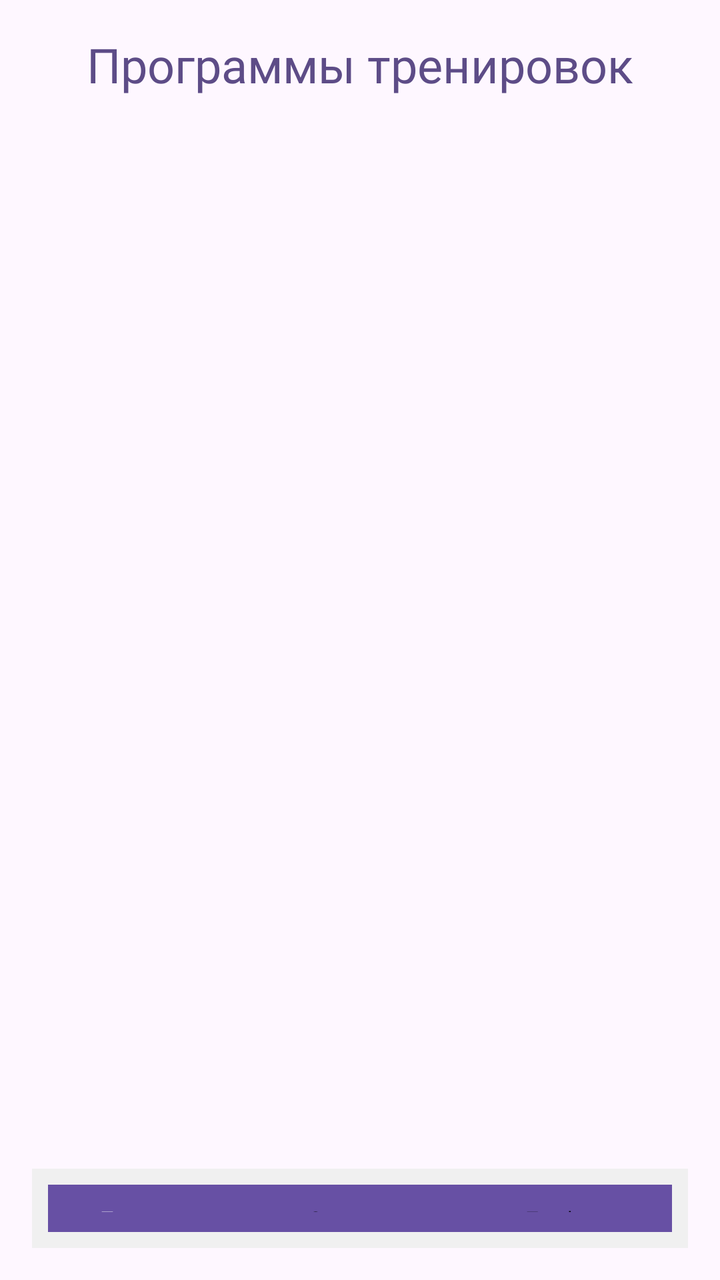
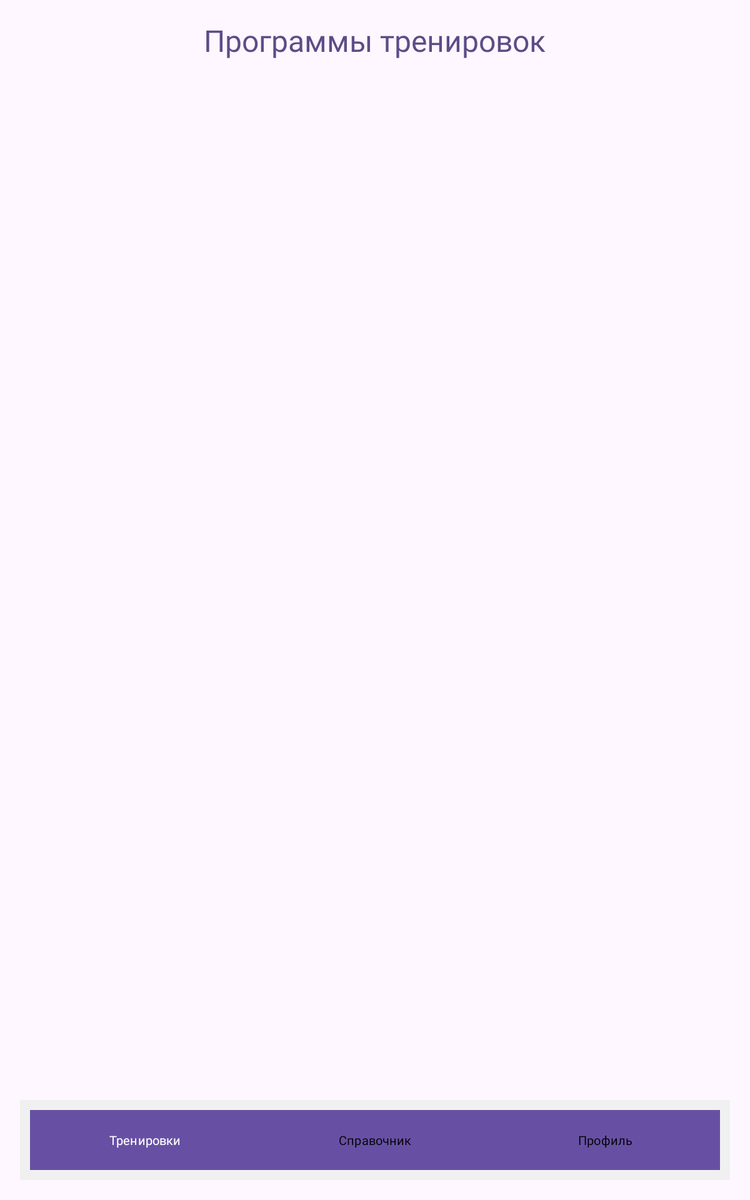

First picture: res/layout/ on a phone held upright. Second picture: the repository's own variant of that layout, on a device whose configuration matches the variant's folder. Source for both follows.
<!-- AndroidManifest.xml: application theme Theme.My_Personal_Trainer -->
<!-- res/layout/activity_training_programs.xml -->
<?xml version="1.0" encoding="utf-8"?>
<LinearLayout xmlns:android="http://schemas.android.com/apk/res/android"
    android:layout_width="match_parent"
    android:layout_height="match_parent"
    android:orientation="vertical"
    android:padding="16dp">

    <TextView
        android:id="@+id/tvTitle"
        android:layout_width="wrap_content"
        android:layout_height="wrap_content"
        android:text="Программы тренировок"
        android:fontFamily="@font/font1bold"
        android:textColor="#5d4c87"
        android:textSize="24sp"
        android:layout_gravity="center"/>

    <androidx.recyclerview.widget.RecyclerView
        android:id="@+id/recyclerView"
        android:layout_width="match_parent"
        android:layout_height="500dp"
        android:layout_marginTop="16dp"/>

    
    <LinearLayout
        android:id="@+id/bottomButtonLayout"
        android:layout_width="match_parent"
        android:layout_height="wrap_content"
        android:orientation="horizontal"
        android:layout_alignParentBottom="true"
        android:padding="8dp"
        android:gravity="center"
        android:background="#F0F0F0"
        android:layout_marginTop="20dp">

        
        <Button
            android:id="@+id/btnPage1"
            android:layout_width="0dp"
            android:layout_height="wrap_content"
            android:layout_weight="1"
            android:background="#FF8800"
            android:text="Тренировки"
            android:textSize="10dp"
            android:fontFamily="@font/font1"
            android:textColor="#FFFFFF" />

        
        <Button
            android:id="@+id/btnPage2"
            android:layout_width="0dp"
            android:layout_height="wrap_content"
            android:layout_weight="1"
            android:background="#CCCCCC"
            android:text="Справочник"
            android:textSize="10dp"
            android:fontFamily="@font/font1"
            android:textColor="#000000" />

        
        <Button
            android:id="@+id/btnPage3"
            android:layout_width="0dp"
            android:layout_height="wrap_content"
            android:layout_weight="1"
            android:background="#CCCCCC"
            android:text="Профиль"
            android:textSize="10dp"
            android:fontFamily="@font/font1"
            android:textColor="#000000" />
    </LinearLayout>
</LinearLayout>
<!-- resources referenced by this layout -->
<resources>
  <style name="Theme.My_Personal_Trainer" parent="Base.Theme.My_Personal_Trainer" />
  <style name="Base.Theme.My_Personal_Trainer" parent="Theme.Material3.DayNight.NoActionBar">
          
          
      </style>
</resources>
<!-- res/layout-sw600dp/activity_training_programs.xml (the repository's variant of the layout above) -->
<!-- drawn on a 7-inch tablet held upright -->
<?xml version="1.0" encoding="utf-8"?>
<LinearLayout xmlns:android="http://schemas.android.com/apk/res/android"
    android:layout_width="match_parent"
    android:layout_height="match_parent"
    android:orientation="vertical"
    android:padding="16dp">

    <TextView
        android:id="@+id/tvTitle"
        android:layout_width="wrap_content"
        android:layout_height="wrap_content"
        android:text="Программы тренировок"
        android:fontFamily="@font/font1bold"
        android:textColor="#5d4c87"
        android:textSize="24sp"
        android:layout_gravity="center"/>

    <androidx.recyclerview.widget.RecyclerView
        android:id="@+id/recyclerView"
        android:layout_width="match_parent"
        android:layout_height="0dp"
        android:layout_weight="1"
        android:layout_marginTop="16dp"/>

    
    <LinearLayout
        android:id="@+id/bottomButtonLayout"
        android:layout_width="match_parent"
        android:layout_height="wrap_content"
        android:orientation="horizontal"
        android:padding="8dp"
        android:gravity="center"
        android:background="#F0F0F0"
        android:layout_marginTop="20dp"> 

        
        <Button
            android:id="@+id/btnPage1"
            android:layout_width="0dp"
            android:layout_height="wrap_content"
            android:layout_weight="1"
            android:background="#FF8800"
            android:text="Тренировки"
            android:textSize="10dp"
            android:fontFamily="@font/font1"
            android:textColor="#FFFFFF" />

        
        <Button
            android:id="@+id/btnPage2"
            android:layout_width="0dp"
            android:layout_height="wrap_content"
            android:layout_weight="1"
            android:background="#CCCCCC"
            android:text="Справочник"
            android:textSize="10dp"
            android:fontFamily="@font/font1"
            android:textColor="#000000" />

        
        <Button
            android:id="@+id/btnPage3"
            android:layout_width="0dp"
            android:layout_height="wrap_content"
            android:layout_weight="1"
            android:background="#CCCCCC"
            android:text="Профиль"
            android:textSize="10dp"
            android:fontFamily="@font/font1"
            android:textColor="#000000" />
    </LinearLayout>
</LinearLayout>
